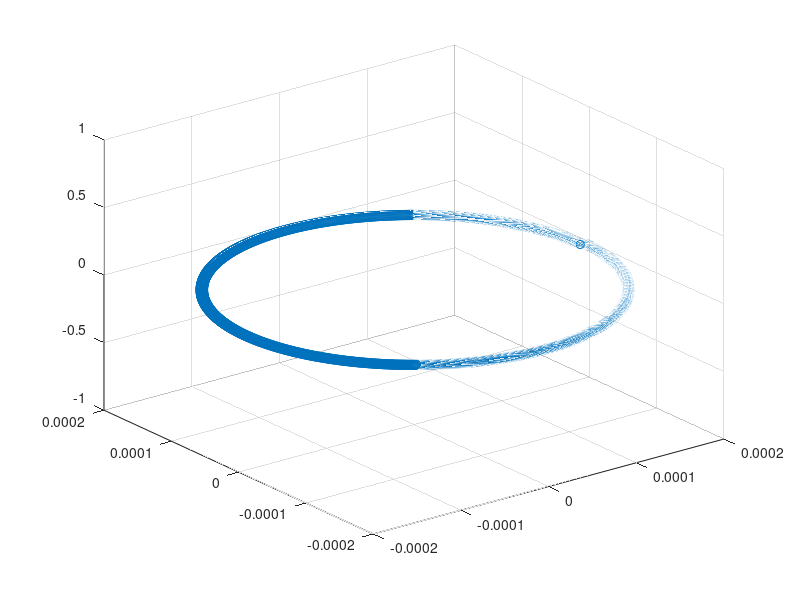

The MATLAB source for this figure:

function RingMagneticFieldIV

clc;
close all;
format long;

global q m h hhat e epsilon0 u0
h = 6.626196e-34;
hhat = h / (2 * pi);
m = 9.109e-31;
e = -1.602e-19;
q = abs(e);
epsilon0 = 8.854187817e-12;
u0 = 4e-7 * pi;  
f = 2e6;
w = 2 * pi * f;
c = 3e8;
lambda = c / f;
v0 = 1e6;
simcount = 2500;
B = 0.3e-1;
B_xyz = [ones(simcount, 1) * 0, ones(simcount, 1) * 0, ones(simcount, 1) * B];
tmin = 0;
r0 = m * v0 / (q * B);
tmax = r0 * 2 * pi / v0 * 2;
t = linspace(tmin, tmax, simcount);
dt = (tmax - tmin) / length(t);
AXES_COUNT = 3;

vx = zeros(1, simcount);
vy = zeros(1, simcount);
vz = zeros(1, simcount);
xx = zeros(1, simcount);
xy = zeros(1, simcount);
xz = zeros(1, simcount);

vy(1) = v0;
vy(2) = v0;
xx(1) = r0;
xx(2) = r0;

v_xyz = [vx' vy' vz'];

trajectory_xyz = [xx' xy' xz'];


for i = 2 : simcount - 1;
    i
    last_xyz = trajectory_xyz(i - 1, 1:end);
    last_r = sqrt(last_xyz(1)^2 + last_xyz(2)^2);
    last_phi = atan(last_xyz(2) / last_xyz(1));
    Bxyz_now = B_xyz(i, 1:end);
    %Bxyz_now(1) = 8 * B * cos(last_phi) / ((last_r + r0) / r0)^3;
    %Bxyz_now(2) = 8 * B * sin(last_phi) / ((last_r + r0) / r0)^3;
    vxyz_now = v_xyz(i, 1:end);
    if getValueAbs(B_xyz) == 0 
        lorentz_acc_xyz = [0 0 0];
    else
        lorentz_acc_xyz = getLorentz(vxyz_now, Bxyz_now) / m;
    end 
    next_v = v_xyz(i, 1:end) + (lorentz_acc_xyz) * dt;
    v_xyz(i + 1, 1:end) = next_v;
    next_xyz = trajectory_xyz(i - 1, 1:end) + 0.5 * dt * (v_xyz(i, 1:end) + v_xyz(i + 1, 1:end));
    trajectory_xyz(i, 1:end) = next_xyz;
end

trajectory_xyz(simcount, 1:end) = trajectory_xyz(simcount - 1, 1:end);
showTrajectoryXYZWithoutB(trajectory_xyz);

function vet = getTimevalue(values, t)
vet = values(t, 1:end);

function valueabs = getValueAbs(value)
valueabs = sqrt(sum(value .* value));

function lorentz = getLorentz(vv, BB, index)
global e
if nargin == 2
    lorentz = e * cross(vv, BB);
end
if nargin == 3
    v = getTimevalue(vv, index);
    b = getTimevalue(BB, index);
    lorentz = e * cross(v, b);
end

function showTrajectoryXYZ(trajectory_xyz)
figure;
scatter3(trajectory_xyz(1:end, 1), trajectory_xyz(1:end, 2), trajectory_xyz(1:end, 3));

function showTrajectoryXY(trajectory_xyz)
figure;
scatter(trajectory_xyz(1:end, 1), trajectory_xyz(1:end, 2));
hold on
global startBx endBx stepBx xVpp isConvergingMagnetic
for x = startBx + stepBx / 2 : stepBx : endBx
    for y = -xVpp * 3.0 : stepBx / 2: xVpp * 3.0
        vpp = y + xVpp * 0.5;
        if isConvergingMagnetic == 0
            if vpp >= xVpp * 0.5
                scatter(x, vpp, 'r')
            else
                scatter(x, vpp, 'r*')
            end
        else
            if vpp < xVpp * 0.5
                scatter(x, vpp, 'r')
            else
                scatter(x, vpp, 'r*')
            end
        end
    end
end
plot(linspace(0, 0.2, 50), ones(50, 1) * xVpp / 2.0, 'b');
hold off

function showTrajectoryXYWithoutB(trajectory_xyz)
figure;
scatter(trajectory_xyz(1:end, 1), trajectory_xyz(1:end, 2));

function showTrajectoryXYZWithoutB(trajectory_xyz)
figure;
scatter3(trajectory_xyz(1:end, 1), trajectory_xyz(1:end, 2), trajectory_xyz(1:end, 3));

function showVxyzAndTime(vxyz, t)
v = sqrt(vxyz(1:end, 1).^2 + vxyz(1:end, 2).^2 + vxyz(1:end, 3).^2);
figure;
plot(t, v);
